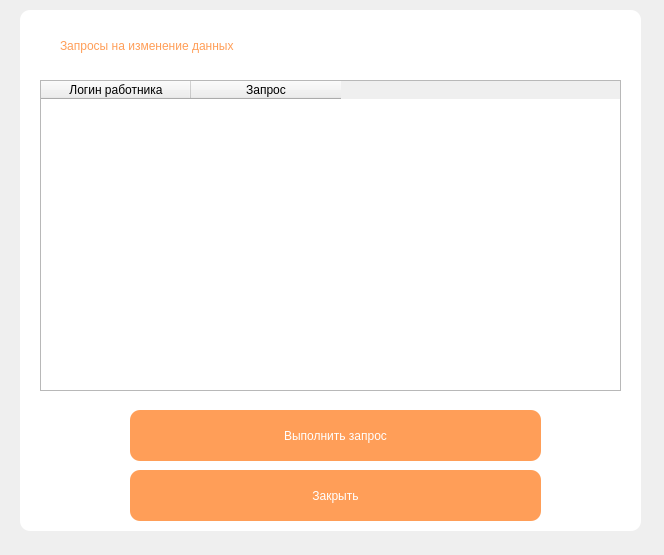
<?xml version="1.0" encoding="UTF-8"?>
<ui version="4.0">
 <class>Form4</class>
 <widget class="QWidget" name="Form4">
  <property name="geometry">
   <rect>
    <x>0</x>
    <y>0</y>
    <width>664</width>
    <height>555</height>
   </rect>
  </property>
  <property name="windowTitle">
   <string>Form</string>
  </property>
  <widget class="QTableWidget" name="tableWidget">
   <property name="geometry">
    <rect>
     <x>40</x>
     <y>80</y>
     <width>581</width>
     <height>311</height>
    </rect>
   </property>
   <property name="maximumSize">
    <size>
     <width>16777215</width>
     <height>16777215</height>
    </size>
   </property>
   <property name="editTriggers">
    <set>QAbstractItemView::NoEditTriggers</set>
   </property>
   <property name="alternatingRowColors">
    <bool>false</bool>
   </property>
   <property name="verticalScrollMode">
    <enum>QAbstractItemView::ScrollPerPixel</enum>
   </property>
   <property name="gridStyle">
    <enum>Qt::SolidLine</enum>
   </property>
   <property name="sortingEnabled">
    <bool>true</bool>
   </property>
   <attribute name="horizontalHeaderCascadingSectionResizes">
    <bool>false</bool>
   </attribute>
   <attribute name="horizontalHeaderDefaultSectionSize">
    <number>150</number>
   </attribute>
   <attribute name="horizontalHeaderMinimumSectionSize">
    <number>39</number>
   </attribute>
   <attribute name="verticalHeaderShowSortIndicator" stdset="0">
    <bool>false</bool>
   </attribute>
   <column>
    <property name="text">
     <string>Логин работника</string>
    </property>
   </column>
   <column>
    <property name="text">
     <string>Запрос</string>
    </property>
   </column>
  </widget>
  <widget class="QLabel" name="label_20">
   <property name="geometry">
    <rect>
     <x>20</x>
     <y>10</y>
     <width>621</width>
     <height>521</height>
    </rect>
   </property>
   <property name="styleSheet">
    <string notr="true">border-radius: 10px;
background-color: rgb(255, 255, 255);</string>
   </property>
   <property name="text">
    <string/>
   </property>
  </widget>
  <widget class="QLabel" name="label_4">
   <property name="geometry">
    <rect>
     <x>60</x>
     <y>20</y>
     <width>551</width>
     <height>51</height>
    </rect>
   </property>
   <property name="styleSheet">
    <string notr="true">font: 25pt &quot;Century Gothic&quot;;
background-color: qlineargradient(spread:pad, x1:0, y1:0, x2:1, y2:0, stop:0 rgba(0, 0, 0, 0), stop:1 rgba(255, 255, 255, 0));
color: rgb(255, 158, 88);</string>
   </property>
   <property name="text">
    <string>Запросы на изменение данных</string>
   </property>
  </widget>
  <widget class="QPushButton" name="pushButton">
   <property name="geometry">
    <rect>
     <x>130</x>
     <y>410</y>
     <width>411</width>
     <height>51</height>
    </rect>
   </property>
   <property name="styleSheet">
    <string notr="true">font: 20pt &quot;Century Gothic&quot;;
color: rgb(255, 255, 255);
border-width: 50px;
border-radius: 10px;
background-color: rgb(255, 158, 88);</string>
   </property>
   <property name="text">
    <string>Выполнить запрос</string>
   </property>
  </widget>
  <widget class="QPushButton" name="pushButton_2">
   <property name="geometry">
    <rect>
     <x>130</x>
     <y>470</y>
     <width>411</width>
     <height>51</height>
    </rect>
   </property>
   <property name="styleSheet">
    <string notr="true">font: 20pt &quot;Century Gothic&quot;;
color: rgb(255, 255, 255);
border-width: 50px;
border-radius: 10px;
background-color: rgb(255, 158, 88);</string>
   </property>
   <property name="text">
    <string>Закрыть</string>
   </property>
  </widget>
  <zorder>label_20</zorder>
  <zorder>tableWidget</zorder>
  <zorder>label_4</zorder>
  <zorder>pushButton</zorder>
  <zorder>pushButton_2</zorder>
 </widget>
 <resources/>
 <connections/>
</ui>
